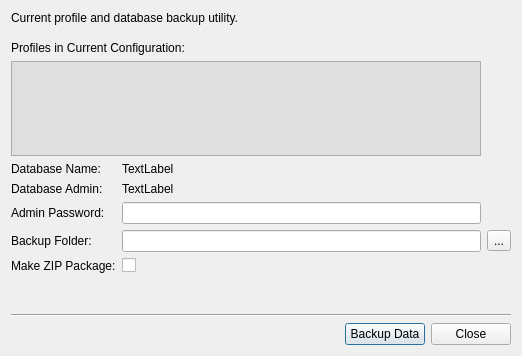
<?xml version="1.0" encoding="UTF-8"?>
<ui version="4.0">
 <class>dlgDBProfileBackup</class>
 <widget class="QDialog" name="dlgDBProfileBackup">
  <property name="geometry">
   <rect>
    <x>0</x>
    <y>0</y>
    <width>522</width>
    <height>356</height>
   </rect>
  </property>
  <property name="windowTitle">
   <string>Backup</string>
  </property>
  <layout class="QVBoxLayout" name="verticalLayout">
   <item>
    <layout class="QHBoxLayout" name="horizontalLayout_2">
     <property name="bottomMargin">
      <number>10</number>
     </property>
     <item>
      <widget class="QLabel" name="label_2">
       <property name="text">
        <string>Current profile and database backup utility.</string>
       </property>
      </widget>
     </item>
    </layout>
   </item>
   <item>
    <layout class="QGridLayout" name="gridLayout">
     <property name="topMargin">
      <number>0</number>
     </property>
     <item row="5" column="2">
      <widget class="QToolButton" name="tbBackupFolder">
       <property name="text">
        <string>...</string>
       </property>
       <property name="icon">
        <iconset resource="../resources.qrc">
         <normaloff>:/plugins/stdm/images/icons/open_file.png</normaloff>:/plugins/stdm/images/icons/open_file.png</iconset>
       </property>
      </widget>
     </item>
     <item row="4" column="0">
      <widget class="QLabel" name="label_5">
       <property name="maximumSize">
        <size>
         <width>100</width>
         <height>16777215</height>
        </size>
       </property>
       <property name="text">
        <string>Admin Password:</string>
       </property>
      </widget>
     </item>
     <item row="3" column="1">
      <widget class="QLabel" name="txtAdmin">
       <property name="text">
        <string>TextLabel</string>
       </property>
      </widget>
     </item>
     <item row="4" column="1">
      <widget class="QLineEdit" name="edtAdminPassword">
       <property name="echoMode">
        <enum>QLineEdit::Password</enum>
       </property>
      </widget>
     </item>
     <item row="6" column="0">
      <widget class="QLabel" name="label_6">
       <property name="text">
        <string>Make ZIP Package:</string>
       </property>
      </widget>
     </item>
     <item row="6" column="1">
      <widget class="QCheckBox" name="cbCompress">
       <property name="text">
        <string/>
       </property>
      </widget>
     </item>
     <item row="5" column="0">
      <widget class="QLabel" name="label">
       <property name="text">
        <string>Backup Folder:</string>
       </property>
      </widget>
     </item>
     <item row="3" column="0">
      <widget class="QLabel" name="label_4">
       <property name="maximumSize">
        <size>
         <width>100</width>
         <height>16777215</height>
        </size>
       </property>
       <property name="text">
        <string>Database Admin:</string>
       </property>
      </widget>
     </item>
     <item row="2" column="1">
      <widget class="QLabel" name="txtDBName">
       <property name="text">
        <string>TextLabel</string>
       </property>
      </widget>
     </item>
     <item row="2" column="0">
      <widget class="QLabel" name="label_3">
       <property name="text">
        <string>Database Name:</string>
       </property>
      </widget>
     </item>
     <item row="5" column="1">
      <widget class="QLineEdit" name="edtBackupFolder">
       <property name="readOnly">
        <bool>true</bool>
       </property>
      </widget>
     </item>
     <item row="1" column="0" colspan="2">
      <widget class="QListWidget" name="lwProfiles">
       <property name="maximumSize">
        <size>
         <width>16777215</width>
         <height>100</height>
        </size>
       </property>
       <property name="styleSheet">
        <string notr="true">background-color: rgb(223, 223, 223);</string>
       </property>
       <property name="editTriggers">
        <set>QAbstractItemView::NoEditTriggers</set>
       </property>
       <property name="selectionMode">
        <enum>QAbstractItemView::NoSelection</enum>
       </property>
       <property name="selectionBehavior">
        <enum>QAbstractItemView::SelectRows</enum>
       </property>
      </widget>
     </item>
     <item row="0" column="0" colspan="2">
      <widget class="QLabel" name="label_8">
       <property name="text">
        <string>Profiles in Current Configuration:</string>
       </property>
      </widget>
     </item>
    </layout>
   </item>
   <item>
    <spacer name="verticalSpacer">
     <property name="orientation">
      <enum>Qt::Vertical</enum>
     </property>
     <property name="sizeHint" stdset="0">
      <size>
       <width>20</width>
       <height>40</height>
      </size>
     </property>
    </spacer>
   </item>
   <item>
    <widget class="Line" name="line">
     <property name="orientation">
      <enum>Qt::Horizontal</enum>
     </property>
    </widget>
   </item>
   <item>
    <layout class="QHBoxLayout" name="horizontalLayout">
     <item>
      <spacer name="horizontalSpacer">
       <property name="orientation">
        <enum>Qt::Horizontal</enum>
       </property>
       <property name="sizeHint" stdset="0">
        <size>
         <width>40</width>
         <height>20</height>
        </size>
       </property>
      </spacer>
     </item>
     <item>
      <widget class="QPushButton" name="btnBackup">
       <property name="text">
        <string>Backup Data</string>
       </property>
       <property name="icon">
        <iconset resource="../resources.qrc">
         <normaloff>:/plugins/stdm/images/icons/save.png</normaloff>:/plugins/stdm/images/icons/save.png</iconset>
       </property>
      </widget>
     </item>
     <item>
      <widget class="QPushButton" name="btnClose">
       <property name="text">
        <string>Close</string>
       </property>
       <property name="icon">
        <iconset resource="../resources.qrc">
         <normaloff>:/plugins/stdm/images/icons/remove.png</normaloff>:/plugins/stdm/images/icons/remove.png</iconset>
       </property>
      </widget>
     </item>
    </layout>
   </item>
  </layout>
 </widget>
 <resources>
  <include location="../resources.qrc"/>
 </resources>
 <connections/>
</ui>
